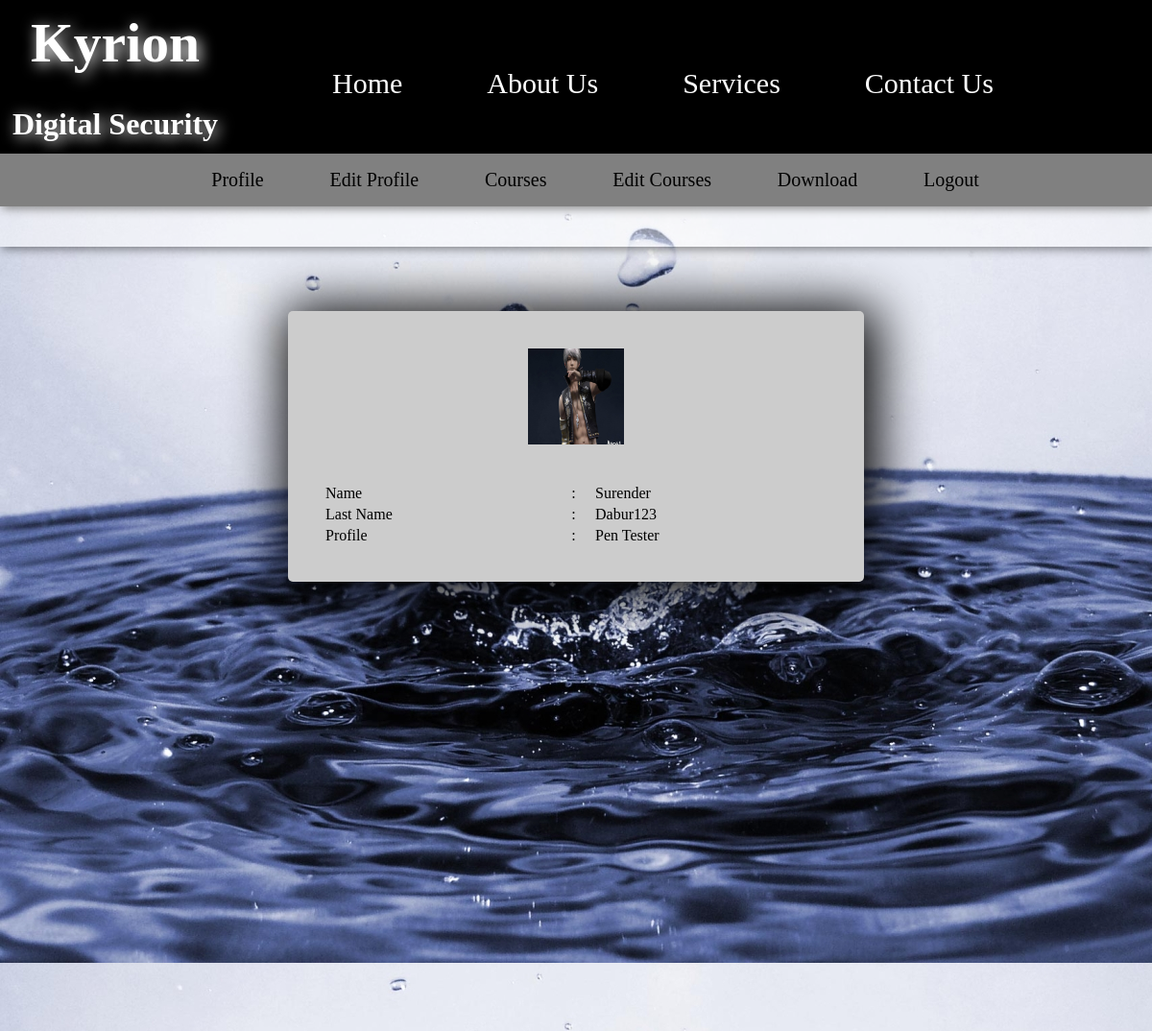
The page /home.php?image=image.php (signed in) on the database its author committed.
### tables this page shows
CREATE TABLE IF NOT EXISTS `users` (
`id` int(10) NOT NULL,
  `username` varchar(30) NOT NULL,
  `first_name` varchar(30) NOT NULL,
  `last_name` varchar(30) NOT NULL,
  `profile` varchar(40) NOT NULL,
  `password` varchar(30) NOT NULL,
  `role` varchar(10) NOT NULL,
  `image` varchar(200) NOT NULL
);

### home.php (the view, shortened to what this page needs)
<?php
$user =  $_SESSION['username'];
$role = $_SESSION['role'];
$file = $_GET['image'];
if(empty($_SESSION['username']))
{
header("location:index.php");
}
else
{
if($role=="user")
{
?>
<html>
<head>
<link rel="stylesheet" type="text/css" href="./css/style.css">
</head>
<body>
	<div id="header">
	<div class="logo" align="center">
	<div id="txt"><font size="7px"><big><b>Kyrion</b></big></font></div>
	<div id="txt2"><h1>Digital Security</h1></div>
	</div>
		<div class="menu">
			<ul>
               <li><a href="index.php">Home</a></li>
               <li><a href="about.html">About Us</a></li>
               <li><a href="service.html">Services</a></li>
               <li><a href="contact.html">Contact Us</a></li>
			</ul>
		</div>
	</div>
	<div id="empty"></div>
	<div class="opn">
			<center><ul>
			<li><a href="home.php?image=image.php">Profile</a><li>
			<li><a href="editpro.php?image=image.php">Edit Profile</a><li>
			<li><a href="courses.php">Courses</a><li>
			<li><a href="editcourse.php">Edit Courses</a><li>
			<li><a href="vcur.php">Download</a><li>
			<li><a href="logout.php">Logout</a><li>
			</ul></center>
		</div>
	<div id="img" style="background:url(./images/water.jpg);">
</body>
</html>
<?php
}
?>
<div class="center">
<?php
include $file;
$sql = "SELECT first_name as first_name,last_name as last_name,profile as profile from users WHERE username='$user'";
$res = mysql_query($sql);
echo '<br><br><table width="100%">';
while($r=mysql_fetch_array($res,MYSQL_ASSOC))
{
echo '<tr><td>Name</td><td>:</td><td>'.$r['first_name'].'</td></tr>
<tr><td>Last Name</td><td>:</td><td>'.$r['last_name'].'</td></tr>
<tr><td>Profile</td><td>:</td><td>'.$r['profile'].'</td></tr>';
}
echo '</table>';
?>
</div>
<?php
}
?>

### image.php (shortened to what this page needs)
<?php
$sql1 = "SELECT image from users WHERE username='$user'";
$res1 = mysql_query($sql1);
$image = mysql_result($res1,0);
echo'<table align="center"><tr><td><img src="./profile/'.$image.'" width="100" height="100"><br></td></tr></table>';
?>

### css/style.css (style rules this page uses)
body, html { height: 100%; }
body { margin:0; padding:0; }
#header { position:fixed; background-color:black; height:20%; width:100%; z-index:1; box-shadow:2px 2px 10px black; }
#empty { height:20%; width:100%; }
.opn { z-index:1; position:fixed; padding-top:0%; height:9%; width:100%; background-color:white; opacity:0.5; box-shadow:2px 2px 10px black; }
.opn ul { list-style:none; height:100%; width:90%; }
.opn ul li { display:inline; }
.opn ul li a { height:100%; font-size:20px; font-family:Times New Roman; padding:3%; text-align:center; text-decoration:none; color:black; }
.logo { margin-top:1%; float:left; height:80%; width:20%; color:white; font-family:Brush Script MT; text-shadow:3px 3px 15px white; }
#txt { height:45%; width:100%; }
#txt2 { height:30%; width:100%; }
.menu { margin-top:4.5%; margin-right:8%; float:right; height:50%; width:70%; }
.menu ul { list-style:none; height:100%; width:100%; }
.menu ul li { display:inline; }
.menu ul li a { height:100%; font-size:30px; font-family:Times New Roman; padding:5%; text-align:center; text-decoration:none; color:white; }
#img { padding-top:9.5%; width:100%; height:100%; }
.center { background-color:#cccccc; border-radius:5px 5px 5px 5px; box-shadow:5px 5px 55px 10px; margin-top:50px; padding:3%; margin-left:25%; margin-right:25%; }

### rows shown on the page
users: image (picture), first_name "Surender", last_name "Dabur123", profile "Pen Tester"
